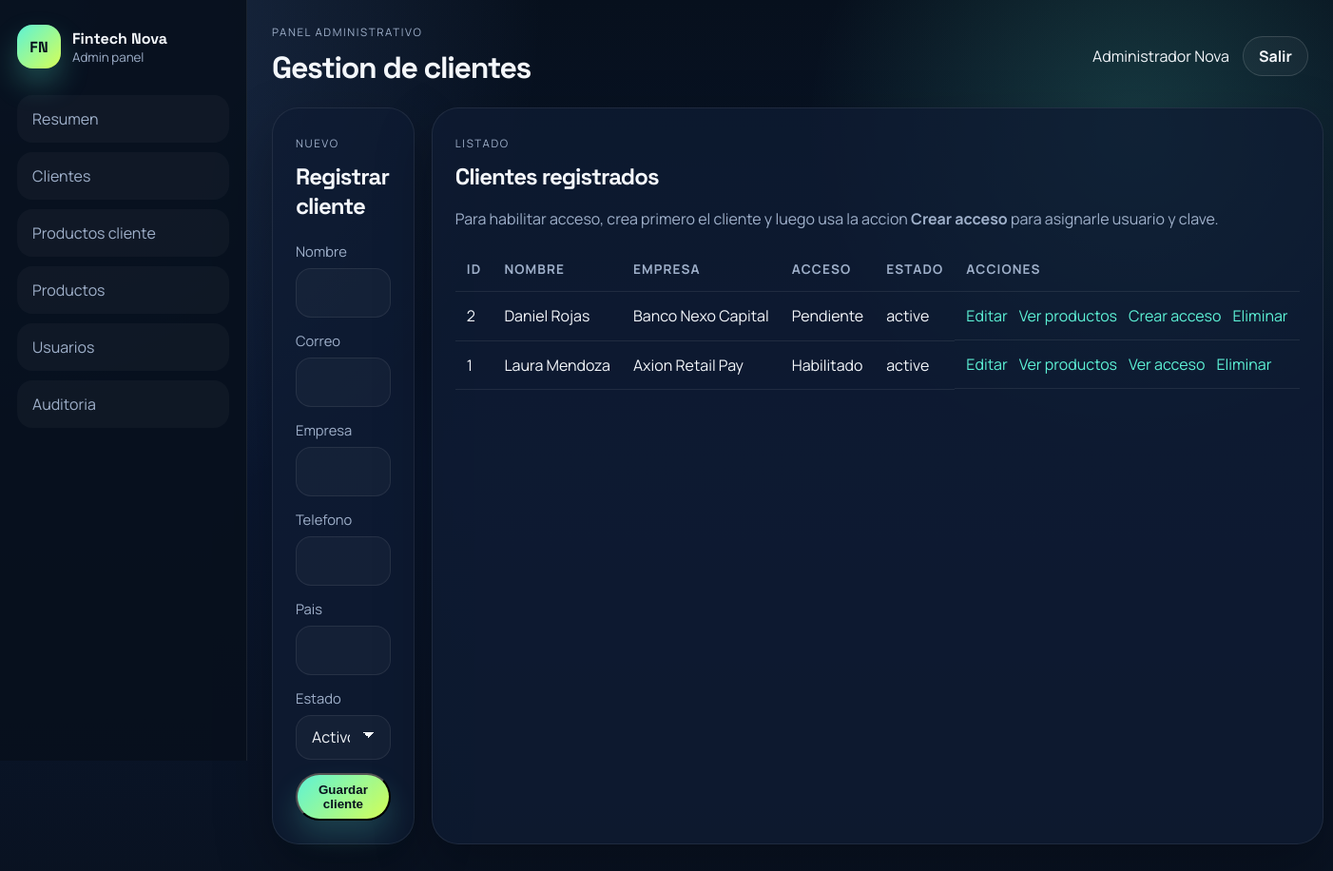
The page /admin/clients/index.php (signed in) on the database its author committed.
### tables this page shows
CREATE TABLE IF NOT EXISTS clients (
    id INT AUTO_INCREMENT PRIMARY KEY,
    full_name VARCHAR(150) NOT NULL,
    email VARCHAR(150) NOT NULL,
    company VARCHAR(150) NOT NULL,
    phone VARCHAR(50) DEFAULT NULL,
    country VARCHAR(80) DEFAULT NULL,
    status VARCHAR(30) NOT NULL DEFAULT 'active',
    created_at TIMESTAMP DEFAULT CURRENT_TIMESTAMP
);

### includes/helpers.php (called while the page is built, shortened)
<?php
function e($value)
{
    return htmlspecialchars((string) $value, ENT_QUOTES, 'UTF-8');
}
function root_url($path = '')
{
    global $root_prefix;
    $prefix = isset($root_prefix) ? rtrim($root_prefix, '/') : '.';
    return $prefix . '/' . ltrim($path, '/');
}

### admin/clients/index.php (the view, shortened to what this page needs)
<?php
$root_prefix = '../..';
require_once __DIR__ . '/../../includes/bootstrap.php';
$editingClient = null;
$clients = mysqli_query(
    $conn,
    'SELECT c.*, COUNT(u.id) AS total_users, MAX(u.id) AS access_user_id
     FROM clients c
     LEFT JOIN users u ON u.client_id = c.id
     GROUP BY c.id
     ORDER BY c.id DESC'
);
include __DIR__ . '/../../includes/admin-header.php';
include __DIR__ . '/../../includes/admin-nav.php';
?>
<section class="app-grid two-columns">
    <article class="app-card">
        <span class="section-kicker"><?php echo $editingClient ? 'Editar' : 'Nuevo'; ?></span>
        <h2><?php echo $editingClient ? 'Actualizar cliente' : 'Registrar cliente'; ?></h2>
        <form class="stack-form" method="post">
            <label><span>Nombre</span><input type="text" name="full_name" value="<?php echo e($editingClient ? $editingClient['full_name'] : ''); ?>"></label>
            <label><span>Correo</span><input type="email" name="email" value="<?php echo e($editingClient ? $editingClient['email'] : ''); ?>"></label>
            <label><span>Empresa</span><input type="text" name="company" value="<?php echo e($editingClient ? $editingClient['company'] : ''); ?>"></label>
            <label><span>Telefono</span><input type="text" name="phone" value="<?php echo e($editingClient ? $editingClient['phone'] : ''); ?>"></label>
            <label><span>Pais</span><input type="text" name="country" value="<?php echo e($editingClient ? $editingClient['country'] : ''); ?>"></label>
            <label>
                <span>Estado</span>
                <select name="status">
                    <option value="active" <?php echo $editingClient && $editingClient['status'] === 'active' ? 'selected' : ''; ?>>Activo</option>
                </select>
            </label>
            <button class="button" type="submit">Guardar cliente</button>
        </form>
    </article>
    <article class="app-card">
        <span class="section-kicker">Listado</span>
        <h2>Clientes registrados</h2>
        <p class="muted-copy">Para habilitar acceso, crea primero el cliente y luego usa la accion <strong>Crear acceso</strong> para asignarle usuario y clave.</p>
        <div class="table-wrap">
            <table class="data-table">
                <thead>
                    <tr>
                        <th>ID</th>
                        <th>Nombre</th>
                        <th>Empresa</th>
                        <th>Acceso</th>
                        <th>Estado</th>
                        <th>Acciones</th>
                    </tr>
                </thead>
                <tbody>
                    <?php while ($row = mysqli_fetch_assoc($clients)): ?>
                        <tr>
                            <td><?php echo e($row['id']); ?></td>
                            <td><?php echo e($row['full_name']); ?></td>
                            <td><?php echo e($row['company']); ?></td>
                            <td><?php echo (int) $row['total_users'] > 0 ? 'Habilitado' : 'Pendiente'; ?></td>
                            <td><?php echo e($row['status']); ?></td>
                            <td class="actions-cell">
                                <a href="?edit=<?php echo e($row['id']); ?>">Editar</a>
                                <a href="<?php echo e(root_url('admin/accounts/index.php?client_id=' . $row['id'])); ?>">Ver productos</a>
                                <?php if ((int) $row['total_users'] > 0): ?>
                                    <a href="<?php echo e(root_url('admin/users/index.php?edit=' . $row['access_user_id'])); ?>">Ver acceso</a>
                                <?php else: ?>
                                    <a href="<?php echo e(root_url('admin/users/index.php?client_id=' . $row['id'])); ?>">Crear acceso</a>
                                <?php endif; ?>
                                <a href="?delete=<?php echo e($row['id']); ?>" onclick="return confirm('Eliminar cliente?');">Eliminar</a>
                            </td>
                        </tr>
                    <?php endwhile; ?>
                </tbody>
            </table>
        </div>
    </article>
</section>
<?php include __DIR__ . '/../../includes/admin-footer.php'; ?>

### assets/css/main.css (style rules this page uses)
:root { --bg: #081120; --bg-soft: #0f1c32; --surface: rgba(15, 28, 50, 0.78); --surface-strong: #112543; --text: #f4f7fb; --muted: #9fb0ca; --line: rgba(255, 255, 255, 0.08); --primary: #5df2d6; --secondary: #76a8ff; --accent: #d6ff57; --danger: #ff7a90; --shadow: 0 24px 60px rgba(0, 0, 0, 0.28); --radius-lg: 28px; --radius-md: 20px; --radius-sm: 14px; --container: 1180px; }
* { box-sizing: border-box; }
html { scroll-behavior: smooth; }
body { margin: 0; color: var(--text); font-family: "Manrope", sans-serif; background: radial-gradient(circle at top left, rgba(118, 168, 255, 0.22), transparent 34%), radial-gradient(circle at 85% 15%, rgba(93, 242, 214, 0.18), transparent 24%), linear-gradient(180deg, #07101d 0%, #0a1730 52%, #091221 100%); }
a { color: inherit; text-decoration: none; }
.nav-cta, .button, .button-secondary { border-radius: 999px; display: inline-flex; align-items: center; justify-content: center; gap: 8px; font-weight: 700; }
.nav-cta, .button { color: #07101d; background: linear-gradient(135deg, var(--primary), var(--accent)); box-shadow: 0 16px 30px rgba(93, 242, 214, 0.18); }
.button, .button-secondary { min-height: 50px; padding: 0 22px; }
.panel-heading, .metric-label, .mini-title, .section-kicker, .tag { text-transform: uppercase; letter-spacing: 0.14em; font-size: 0.72rem; color: var(--muted); }
.auth-panel, .app-card { border: 1px solid var(--line); background: var(--surface); border-radius: var(--radius-lg); box-shadow: var(--shadow); }
.auth-panel h1, .app-topbar h1, .app-card h2 { margin: 10px 0 12px; font-family: "Space Grotesk", sans-serif; letter-spacing: -0.04em; }
.auth-panel p, .muted-copy { color: var(--muted); line-height: 1.7; }
.auth-form, .stack-form { display: grid; gap: 14px; margin-top: 22px; }
.auth-form label, .stack-form label { display: grid; gap: 8px; }
.auth-form span, .stack-form span { color: var(--muted); font-size: 0.92rem; }
.auth-form input, .stack-form input, .stack-form select, .stack-form textarea { width: 100%; border: 1px solid rgba(255, 255, 255, 0.08); border-radius: 16px; background: rgba(255, 255, 255, 0.03); padding: 14px 16px; color: var(--text); font: inherit; }
.stack-form select, .inline-filter select { appearance: none; -webkit-appearance: none; -moz-appearance: none; background-image: linear-gradient(45deg, transparent 50%, var(--text) 50%), linear-gradient(135deg, var(--text) 50%, transparent 50%); background-position: calc(100% - 22px) calc(50% - 3px), calc(100% - 16px) calc(50% - 3px); background-size: 6px 6px, 6px 6px; background-repeat: no-repeat; padding-right: 42px; }
.stack-form select option, .inline-filter select option { color: #081120; background: #f4f7fb; }
.app-body { min-height: 100vh; }
.app-grid { display: grid; gap: 18px; margin-bottom: 18px; }
.two-columns { grid-template-columns: repeat(2, 1fr); }
.app-card { padding: 24px; }
.table-wrap { width: 100%; overflow-x: auto; }
.data-table { width: 100%; border-collapse: collapse; }
.data-table th, .data-table td { padding: 14px 12px; border-bottom: 1px solid var(--line); text-align: left; white-space: nowrap; }
.data-table th { color: var(--muted); font-size: 0.85rem; text-transform: uppercase; letter-spacing: 0.08em; }
.actions-cell { display: flex; gap: 12px; }
.actions-cell a { color: var(--primary); }

### rows shown on the page
clients: id "2", full_name "Daniel Rojas", company "Banco Nexo Capital", shows "Pendiente", status "active"
clients: id "1", full_name "Laura Mendoza", company "Axion Retail Pay", shows "Habilitado", status "active"

### other values the page prints
$page_title "Gestion de clientes"
$authUser['full_name'] "Administrador Nova"
